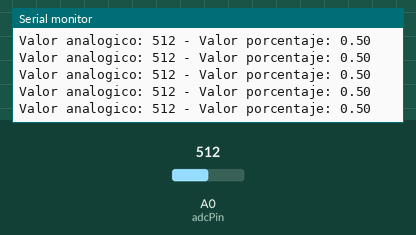
This sketch was run on a simulated Arduino Uno, built with avr-gcc and run on an emulated ATmega328P. Parts: the last lines printed to the serial monitor. Inputs (shaded band) come from the test bench; at power-on: A0 (adcPin) = 512.

Above: at 1.2 s.
1.3 s: A0 (adcPin) set to 111
At 1.39 s:
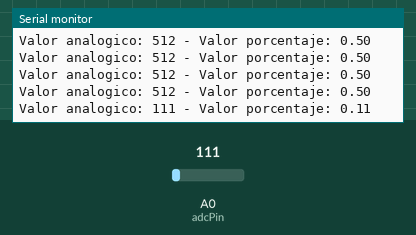
2.8 s: A0 (adcPin) set to 90
At 2.8 s:
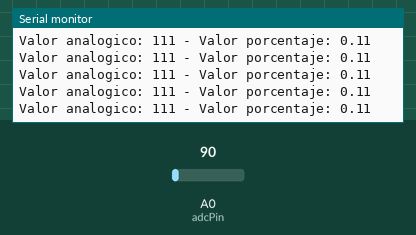
4.3 s: A0 (adcPin) set to 11
At 4.34 s:
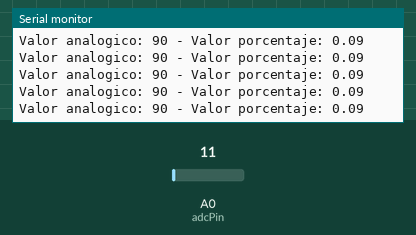
7.3 s: A0 (adcPin) set to 8
At 7.3 s:
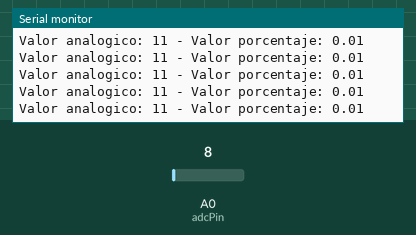
Timing chart, 0 to 10.3 s (numbered marks = the images above; inputs shaded):
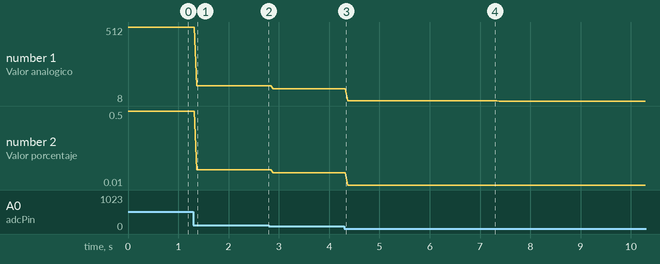

The sketch:

Tutorial6-Lectura_analogica.ino
```cpp
/*
*  Lectura Analógica
*   Como habíamos hablado, los circuitos pueden
*   ser digitales o analógicos. También dijimos
*   que lo analógico traīa sus complicaciones. Es
*   hora de ver esas complicaciones! Los microcontroladores,
*   como el Arduino, o una omputadora de escritorio,
*   son artefactos digitales. Todas las señales que
*   envían y reciben son de sí o de no. Esto tiene un montón
*   de ventajas para la informática, pero hacce que no se
*   lleven bien con señales analógicas. Voy a ponerme un
*   poco técnico para le que quiera ver un poco más en detalle
*   como se juntan los mundos analógico y digital, pero no
*   hace falta que comprendan todo, es sólo para que no hayan
*   dudas y porque me parece sumamente interesante :) (el comentario
*   lo dejo al final del código).
*
*   Para realizar una lectura analógica utilizamos ADC (analog-digital converter)
*   que convierten la señal analógica en digital para que el micropro-
*   cesador pueda leer. El Arduino tiene ADC en los pines A0 hasta A5.
*
*   El circuito consta únicamente de un potenciómetro. En rigor es
*   una resistenia variable pero piénsenlo como un grifo. Si está abierto
*   deja pasar toda el agua (voltaje), si está cerrado no deja pasar nada
*   Cuando esté 100% abierto, leeremos +5V, o sea un sí digital. Cuando
*   esté cerrado completamente leeremos un no digital. Pero cuando esté
*   en el medio, leeremos un valor intermedio, que no es digital
*
*   Voy a hacer una aclacarción sobre los ADC. Estos tienen una cierta defincición
*   que se mide en bits. Esta definicion se debe a que tienen que convertir una señal
*   analógica en digital. la función analogRead(pin) devuelve un valor entero que
*   es como máximo, el valor máximo que se puede escribir con esa cantidad de bits
*   (la cantidad de bits de la resolución del ADC) y como mínimo será 0. Por ejemplo,
*   si la resolución del ADC es de 10 bits, con 10 bits yo puedo máximo escribir el número
*   1023 (1111111111). Por lo que cuando el ADC esté midiendo lo máximo que puede, la función
*   analogRead(pin) devolverá 1023. Si dividimos el valor por 1023,
*   obtenemos un valor en porcentaje!
*/

const byte adcPin = A0;
const int maxADC = 1023;
int sensorValue = 0;

void setup()
{
  Serial.begin(9600);
  pinMode(adcPin, INPUT);
}

void loop()
{
  int value = analogRead(adcPin); // realizamos la lectura analógica del pin, que devuelve un número en vez de un bool
  Serial.print("Valor analogico: ");
  Serial.print(value);
  Serial.print(" - Valor porcentaje: ");
  Serial.println((float)value / (float)maxADC); // cuando uno escribe (tipo)variable, lo que hace uno es hacer un casting. estar transformando un tipo de variable en otro. Debemos hacer esto porque hasta ahora teníamos todos los datos guardados como números enteros int, pero queremos un número con coma float
  delay(10);
}

/*

Nota sobre analógico-digital, representación en bits y ADCs

El problema aparece en la representación de valores numéricos. Las computadoras representan los
números en bits (unos y ceros, bien digital). Si quiero escribir el número 4 en binario puedo decir 100, si
quiero decir 7 puedo escribir en binario 111. Ahora, si quiero escribir 8, necesito un bit más y 8 en binario se
escribe 1000. Quiero remarcar que para escribir 7 sólo se necesitaron 3 bits (111) y para escribir 8 se
necesitaron 4 (1000). Qué pasa si quiero representar 145? Necesito 10 bits (10010001). Lo que quiero decir
es que no se puede representar cualquier número. Cuanto más grande sea el número, más bits voy a
necesitar. Algo muy similar ocurre con los números con coma y es que si tengo un número con muchos
dígitos después de la coma, voy a necesitar más bits (digo parecido, porque no es igual. Si les interesa
pregúntenme en clase por aritmética de punto flotante). Entonces tengo un problema. Lo digital parecía muy
bueno, pero tiene el enorme inconveniente de que no puedo tener infinita definición, esto es tantos números
después de la coma como quiera, sino que tengo que definir cuántos números (cuántos bits) son
suficientes. Claramente tienen que ser suficientes para tener una resolución razonable, pero no tantos
como para que me quede sin memoria.

Volviendo al problema de lo analógico. Los valores analógicos tienen coma! Nunca voy a poder conocer
exactamente el valor analógico, sólo hasta una cierta resolución. Para hacer la conversión de analógico a
digital se utilizan unos dispositivos que se llaman ADC (analog-digital converter) que tienen una resolución.
Esta resolución está dada en bits y puede ser, por ejemplo, de 8, 10 o 12 bits (los hay de más y de menos).
Esto quiere decir que el número que mida, va a ser de 8, 10, 12 bits y no más, la
medición no es perfecta. Pero es algo con lo que tendremos que aprender a vivir y, con suerte,
aprenderemos cómo armar circuitos que funcionen bien para los niveles de resolución que tengan nuestros
ADC

Un último detalle que voy a aclarar es un detalle muy sutil, pero que es importante. Los ADC, al tener
resolución, tendrán un valor máximo. Si sopapa ADC tiene resolución de 10 bits, yo con 10 bits no puedo
escribir un número mayor a 1023 (1111111111), por lo que este es el máximo. Ahora, que voltaje es el
máximo? Recordemos que medir una señal eléctrica significa (casi) siempre medir voltaje. Qué voltaje tiene
que medir sopapa ADC para que me devuelva 1023? La respuesta a esta pregunta es: depende. Lo que
pasa es que (y esto vale para Soy una bella mariposa electricidad en general), los voltajes sólo tienen
sentido si se los compara contra otro voltaje (si quieren profundizar en esto pregúntenme en clase).
Entonces, lo que hace el Arduino, es comparar siempre contra un voltaje conocido. Normalmente es el
máximo, +5V (se puede elegir valores más bajos para ganar resolución, como 1V), por lo que si el ADC está
midiendo +5V, devuelve 1023, si mide 0V, devuelve 0 y si mide +2.5V, devuelve 511 o 512 (acá se ve la
pérdida de resolución).

*/
```

Measured:
- after the input at 1.3 s, the serial monitor: prints a new line after 0.07 s (image 1)
- plotted number 1: 512 → 111 after the input at 1.3 s, 111 → 90 after the input at 2.8 s, 90 → 11 after the input at 4.3 s, 11 → 8 after the input at 7.3 s
- plotted number 2: 0.5 → 0.11 after the input at 1.3 s, 0.11 → 0.09 after the input at 2.8 s, 0.09 → 0.01 after the input at 4.3 s
